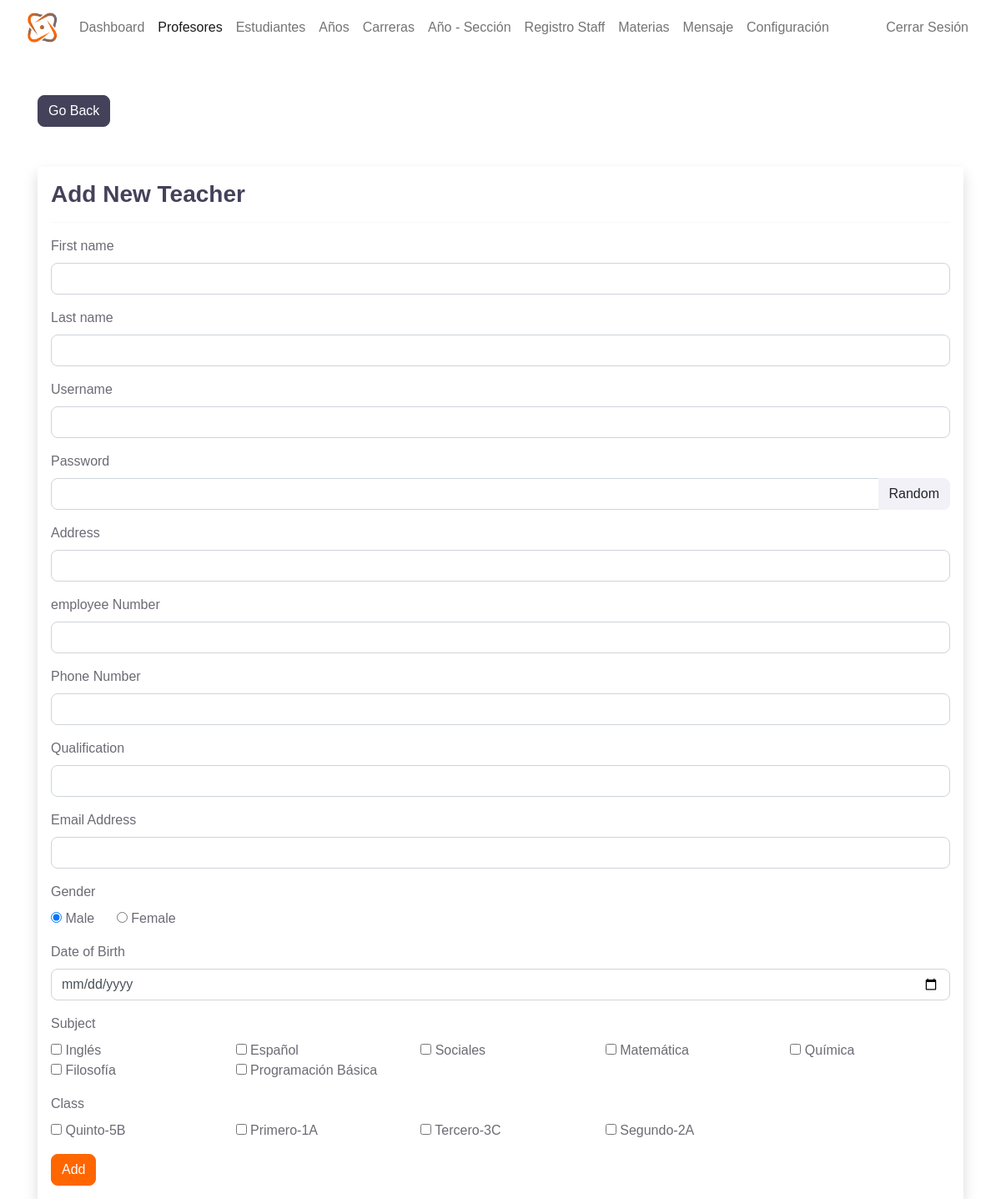
/admin/teacher-add.php (signed in), run on the app's committed database.
### tables this page shows
CREATE TABLE `subjects` (
  `subject_id` int(11) NOT NULL,
  `subject` varchar(31) NOT NULL,
  `subject_code` varchar(31) NOT NULL,
  `grade` int(11) NOT NULL
);

CREATE TABLE `class` (
  `class_id` int(11) NOT NULL,
  `grade` int(11) NOT NULL,
  `section` int(11) NOT NULL
);

CREATE TABLE `grades` (
  `grade_id` int(11) NOT NULL,
  `grade` varchar(31) NOT NULL,
  `grade_code` varchar(7) NOT NULL
);

CREATE TABLE `section` (
  `section_id` int(11) NOT NULL,
  `section` varchar(7) NOT NULL
);

### admin/data/subject.php (called while the page is built, shortened)
<?php
function getAllSubjects($conn){
   $sql = "SELECT * FROM subjects";
   $stmt = $conn->prepare($sql);
   $stmt->execute();
   if ($stmt->rowCount() >= 1) {
     $subjects = $stmt->fetchAll();
     return $subjects;
   }else {
   	return 0;
   }
}
 ?>

### admin/data/class.php (called while the page is built, shortened)
<?php
function getAllClasses($conn){
   $sql = "SELECT * FROM class";
   $stmt = $conn->prepare($sql);
   $stmt->execute();
   if ($stmt->rowCount() >= 1) {
     $classes = $stmt->fetchAll();
     return $classes;
   }else {
    return 0;
   }
}

### admin/data/grade.php (called while the page is built, shortened)
<?php
function getGradeById($grade_id, $conn){
   $sql = "SELECT * FROM grades
           WHERE grade_id=?";
   $stmt = $conn->prepare($sql);
   $stmt->execute([$grade_id]);
   if ($stmt->rowCount() == 1) {
     $grade = $stmt->fetch();
     return $grade;
   }else {
    return 0;
   }
}

### admin/data/section.php (called while the page is built, shortened)
<?php
function getSectioById($section_id, $conn){
   $sql = "SELECT * FROM section
           WHERE section_id=?";
   $stmt = $conn->prepare($sql);
   $stmt->execute([$section_id]);
   if ($stmt->rowCount() == 1) {
     $section = $stmt->fetch();
     return $section;
   }else {
    return 0;
   }
}

### admin/teacher-add.php (the view, shortened to what this page needs)
<?php
if (isset($_SESSION['admin_id']) &&
    isset($_SESSION['role'])) {
    if ($_SESSION['role'] == 'Admin') {
       include "../DB_connection.php";
       include "data/subject.php";
       include "data/grade.php";
       include "data/section.php";
       include "data/class.php";
       $subjects = getAllSubjects($conn);
       $classes = getAllClasses($conn);
       $fname = '';
       $lname = '';
       $uname = '';
       $address = '';
       $en = '';
       $pn = '';
       $qf = '';
       $email = '';
 ?>
<!DOCTYPE html>
<html lang="en">
<head>
	<link rel="stylesheet" href="https://cdn.jsdelivr.net/npm/bootstrap@5.2.0/dist/css/bootstrap.min.css">
	<link rel="stylesheet" href="../css/style.css">
  <link rel="stylesheet" href="https://cdnjs.cloudflare.com/ajax/libs/font-awesome/4.7.0/css/font-awesome.min.css">
</head>
<body>
    <?php
        include "inc/navbar.php";
     ?>
     <div class="container mt-5">
        <a href="teacher.php"
           class="btn btn-dark">Go Back</a>
        <form method="post"
              class="shadow p-3 mt-5 form-w"
              action="req/teacher-add.php">
        <h3>Add New Teacher</h3><hr>
        <div class="mb-3">
          <label class="form-label">First name</label>
          <input type="text"
                 class="form-control"
                 value="<?=$fname?>"
                 name="fname">
        </div>
        <div class="mb-3">
          <label class="form-label">Last name</label>
          <input type="text"
                 class="form-control"
                 value="<?=$lname?>"
                 name="lname">
        </div>
        <div class="mb-3">
          <label class="form-label">Username</label>
          <input type="text"
                 class="form-control"
                 value="<?=$uname?>"
                 name="username">
        </div>
        <div class="mb-3">
          <label class="form-label">Password</label>
          <div class="input-group mb-3">
              <input type="text"
                     class="form-control"
                     name="pass"
                     id="passInput">
              <button class="btn btn-secondary"
                      id="gBtn">
                      Random</button>
          </div>
        </div>
        <div class="mb-3">
          <label class="form-label">Address</label>
          <input type="text"
                 class="form-control"
                 value="<?=$address?>"
                 name="address">
        </div>
        <div class="mb-3">
          <label class="form-label">employee Number</label>
          <input type="text"
                 class="form-control"
                 value="<?=$en?>"
                 name="employee_number">
        </div>
        <div class="mb-3">
          <label class="form-label">Phone Number</label>
          <input type="text"
                 class="form-control"
                 value="<?=$pn?>"
                 name="phone_number">
        </div>
        <div class="mb-3">
          <label class="form-label">Qualification</label>
          <input type="text"
                 class="form-control"
                 value="<?=$qf?>"
                 name="qualification">
        </div>
        <div class="mb-3">
          <label class="form-label">Email Address</label>
          <input type="text"
                 class="form-control"
                 value="<?=$email?>"
                 name="email_address">
        </div>
        <div class="mb-3">
          <label class="form-label">Gender</label><br>
          <input type="radio"
                 value="Male"
                 checked
                 name="gender"> Male
                 &nbsp;&nbsp;&nbsp;&nbsp;
          <input type="radio"
                 value="Female"
                 name="gender"> Female
        </div>
        <div class="mb-3">
          <label class="form-label">Date of Birth</label>
          <input type="date"
                 class="form-control"
                 value=""
                 name="date_of_birth">
        </div>
        <div class="mb-3">
          <label class="form-label">Subject</label>
          <div class="row row-cols-5">
            <?php foreach ($subjects as $subject): ?>
            <div class="col">
              <input type="checkbox"
                     name="subjects[]"
                     value="<?=$subject['subject_id']?>">
                     <?=$subject['subject']?>
            </div>
            <?php endforeach ?>
          </div>
        </div>
        <div class="mb-3">
          <label class="form-label">Class</label>
          <div class="row row-cols-5">
            <?php foreach ($classes as $class): ?>
            <div class="col">
              <input type="checkbox"
                     name="classes[]"
                     value="<?=$class['class_id']?>">
                     <?php
                        $grade = getGradeById($class['grade'], $conn);
                        $section = getSectioById($class['section'], $conn);
                      ?>
                     <?=$grade['grade_code']?>-<?=$grade['grade'].$section['section']?>
            </div>
            <?php endforeach ?>
          </div>
        </div>
      <button type="submit" class="btn btn-primary">Add</button>
     </form>
     </div>
</body>
</html>
<?php
  }else {
    header("Location: ../login.php");
    exit;
  }
}else {
	header("Location: ../login.php");
	exit;
}
?>

### data on the page
subjects: subject "Inglés"
subjects: subject "Español"
subjects: subject "Sociales"
subjects: subject "Matemática"
subjects: subject "Química"
subjects: subject "Filosofía"
subjects: subject "Programación Básica"
class: grades.grade_code "Quinto", grades.grade "5", section.section "B"
class: grades.grade_code "Primero", grades.grade "1", section.section "A"
class: grades.grade_code "Tercero", grades.grade "3", section.section "C"
class: grades.grade_code "Segundo", grades.grade "2", section.section "A"
